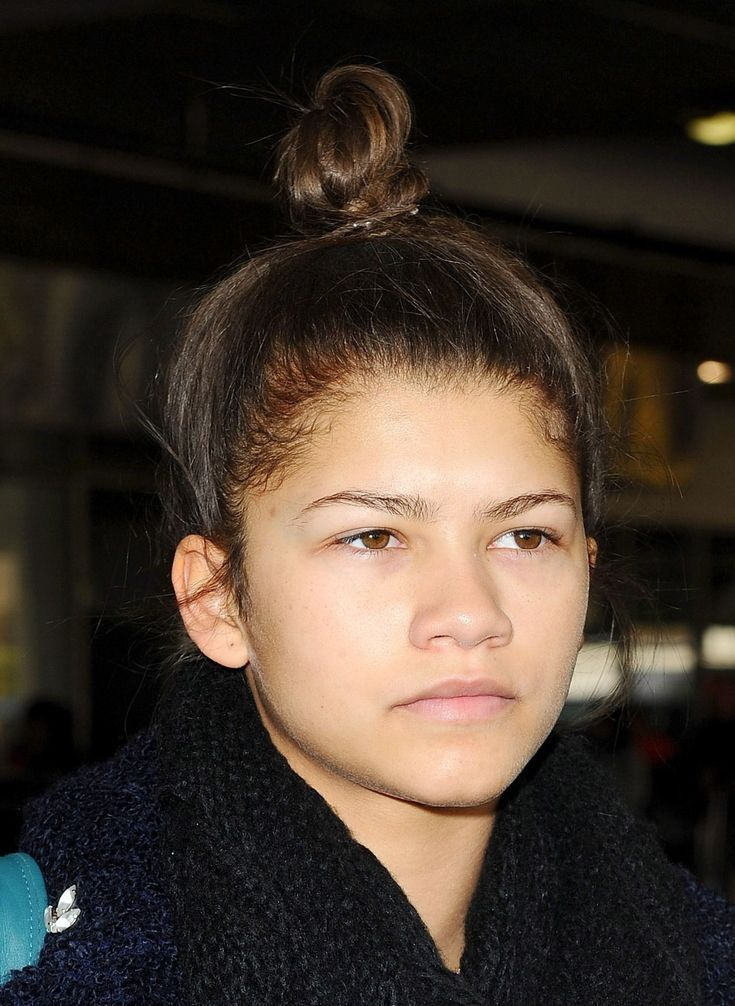
#> input picture lab-works/lab-idk/assets/face.jpeg, 735 x 1006 px, found by its file name
$ python smile.py
#> lines starting #> are read from the running program, lines starting #| are printed output that depends on the picture; after the words box and inside, x2 and y2 are one past the last pixel; in counts of white or black regions, pixels touching at a corner belong together
import cv2

face_cascade = cv2.CascadeClassifier(cv2.data.haarcascades + 'lab-works/lab-idk/haarcascade_frontalface_default (1).xml')
smile_cascade = cv2.CascadeClassifier(cv2.data.haarcascades + 'lab-works/lab-idk/haarcascade_smile (1).xml')


img = cv2.imread('lab-works/lab-idk/assets/face.jpeg')
#> img is the input picture: shape (1006, 735, 3); mean B, G, R 45.2, 54.7, 66.1
gray = cv2.cvtColor(img, cv2.COLOR_BGR2GRAY)
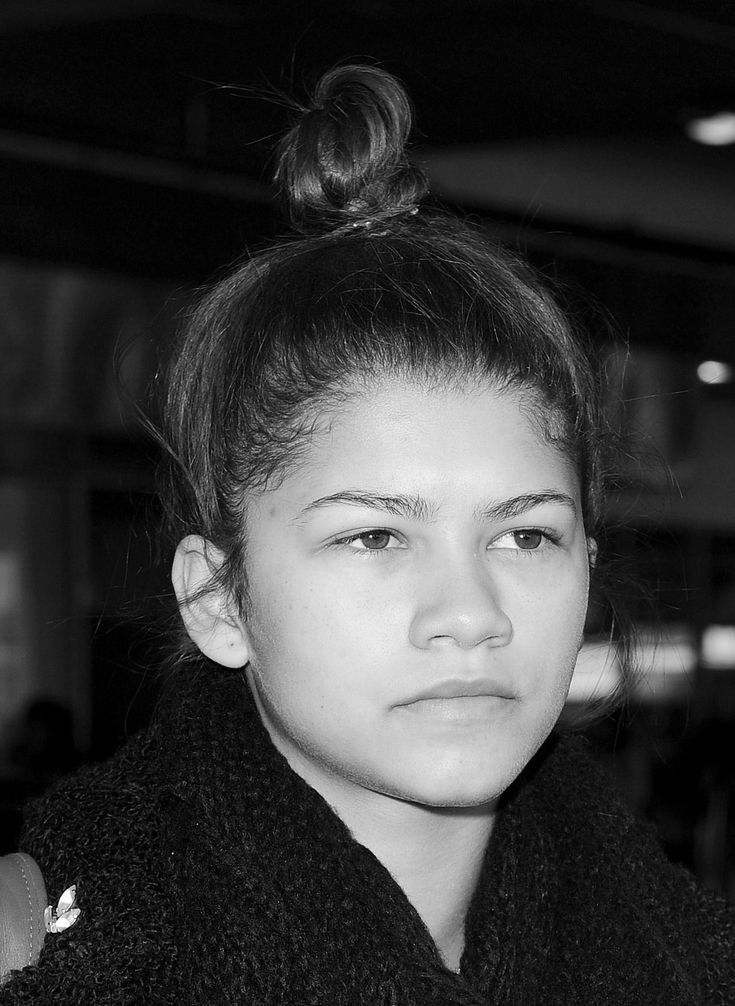
#> gray: shape (1006, 735); min 0, max 255, mean 57
faces = face_cascade.detectMultiScale(gray, 1.3, 5)
#> faces = [[254, 391, 385, 385]]


for (x, y, w, h) in faces:
    cv2.rectangle(img, (x, y), (x + w, y + h), (255, 0, 0), 2)
    roi_gray = gray[y:y + h, x:x + w]
    roi_color = img[y:y + h, x:x + w]
    smiles = smile_cascade.detectMultiScale(roi_gray, 1.8, 20)
    for (sx, sy, sw, sh) in smiles:
        cv2.rectangle(roi_color, (sx, sy), (sx + sw, sy + sh), (0, 0, 255), 2)
#> this loop made 1 pass
#> (x, y, w, h, smiles) on pass 1: (254, 391, 385, 385, [[96, 262, 210, 105]])
#> pass 1, `roi_gray = gray[y:y + h, x:x + w]`:
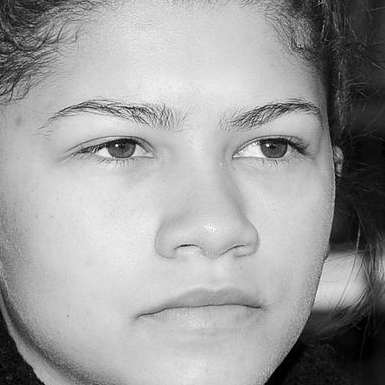
#> roi_gray: shape (385, 385); min 0, max 253, mean 158.5
#> pass 1, `roi_color = img[y:y + h, x:x + w]`:
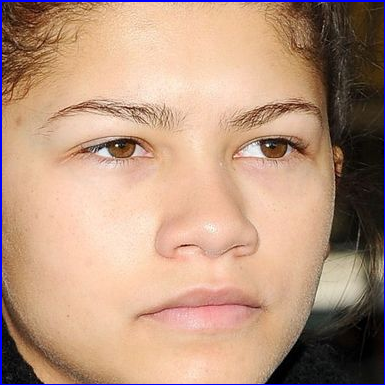
#> roi_color: shape (385, 385, 3); mean B, G, R 127.1, 149.6, 184.5
#> after the loop:
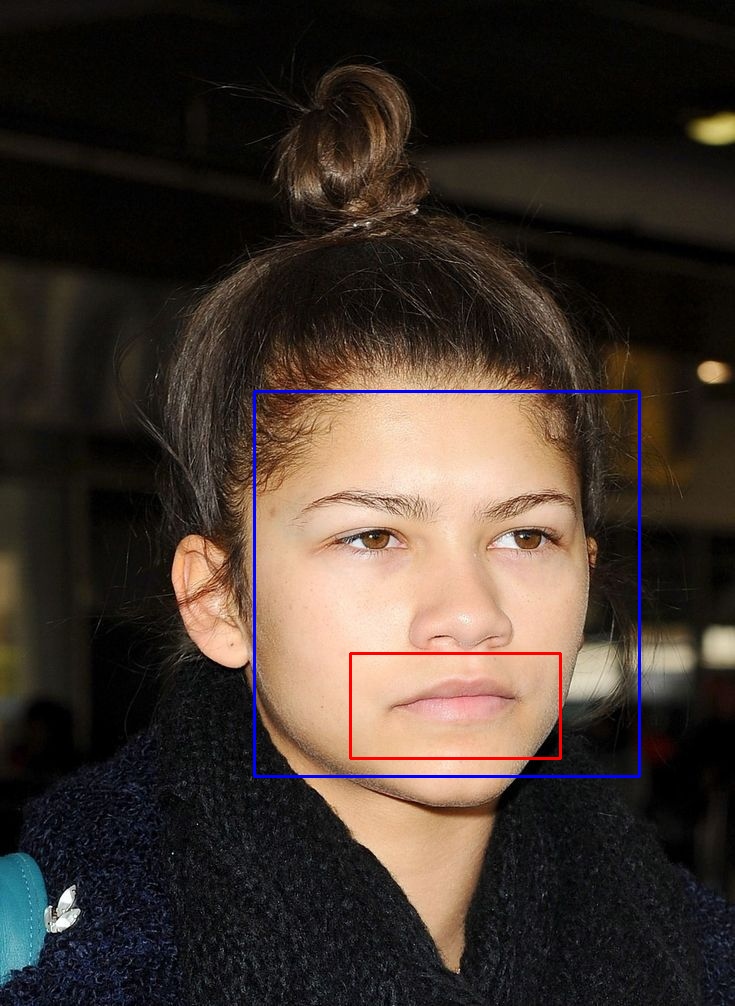
#> img: shape (1006, 735, 3); 0.88% of pixels changed, all inside (x1, y1, x2, y2) = (253, 390, 641, 778)
#> after the loop:
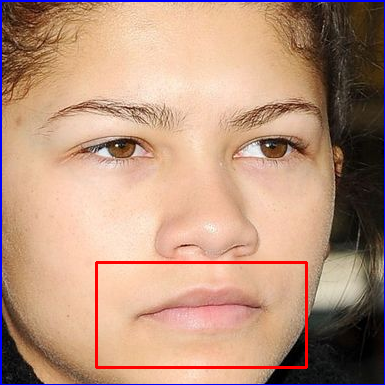
#> roi_color: shape (385, 385, 3); 1.27% of pixels changed, all inside (x1, y1, x2, y2) = (95, 261, 308, 369)
cv2.imshow(img)
cv2.waitKey(0)
cv2.destroyAllWindows()
